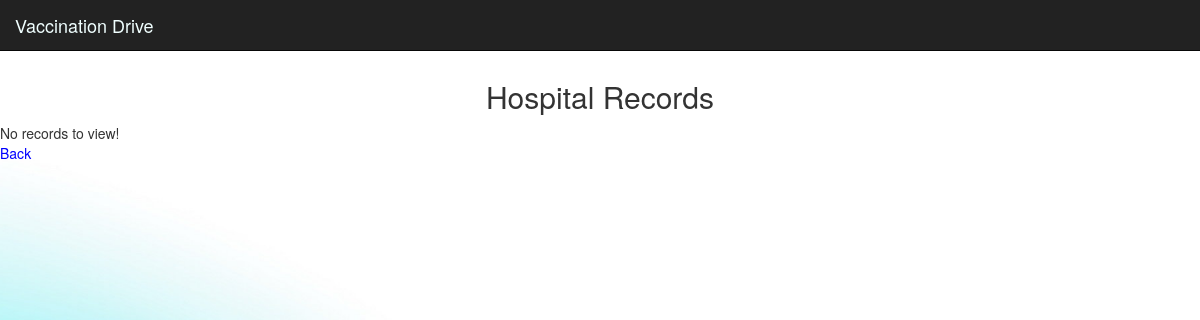
The app's page /view_all_hosp.php, older data.
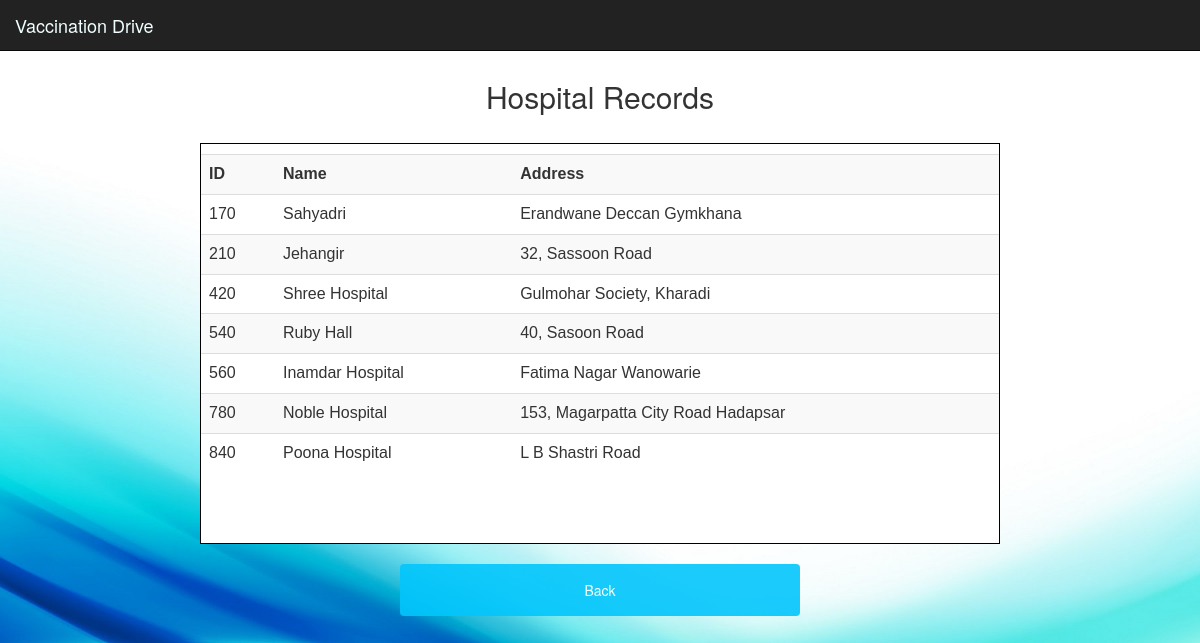
The same page, newer data.
### tables this page shows
create table Hospital(
    h_id int(10) primary key,
    h_name varchar(20) not null,
    address varchar(40) not null
);

### view_all_hosp.php (the view, shortened to what this page needs)
<?php
require 'includes/common.php';
?>
<!DOCTYPE html>
<html>
    <head>
        <link rel="stylesheet" href="https://maxcdn.bootstrapcdn.com/bootstrap/3.3.7/css/bootstrap.min.css" >
        <link rel="stylesheet" href="style.css">
    </head>
    <body  class="bg-img">
      <nav class="navbar navbar-inverse navbar-fixed-top">
        <div class="container-fluid">
          <div class="navbar-header">
              <a class="navbar-brand" href="index.php" style="color: azure;">Vaccination Drive</a>
          </div>
        </div>
      </nav>
        <div>
        <br>
        <br>
        <br>
        <center><h2>Hospital Records</h2></center>
        <?php
        $selectq="SELECT * FROM hospital";
        $selectq_result= mysqli_query($con, $selectq) or die(mysqli_error($con));
        $num_rows= mysqli_num_rows($selectq_result);
        if($num_rows==0)
        {
            echo "No records to view!";
        ?>
        <br>
        <?php
            echo "<a href='hospitals.php' style='color: blue'>Back</a>";
        }
        else
        {
        ?>
        <br>
        <div class="container_form">
            <div class="table-responsive">
                <center>
                    <table class="table table-striped">
                        <tbody>
                            <tr>
                                <th>ID</th>
                                <th>Name</th>
                                <th>Address</th>
                            </tr>
                            <?php
                             while ($row = mysqli_fetch_array($selectq_result))
                            {
                                 echo "<tr> <td>".$row['h_id']."</td> <td>".$row['h_name']."</td> <td>".$row['address']."</td></tr>";
                            }
                            ?>
                        </tbody>
                    </table>
                </center>
            </div>
        </div>
        <br>
        <div class="btn_style">
            <a class="btn btn-dark" href="hospitals.php" role="button">Back</a>
        </div>
        <?php
        }
        ?>
      </div>
    </body>
</html>

Row changes from the older to the newer data that the page shows:
added hospital: h_id "170", h_name "Sahyadri", address "Erandwane Deccan Gymkhana"
added hospital: h_id "210", h_name "Jehangir", address "32, Sassoon Road"
added hospital: h_id "420", h_name "Shree Hospital", address "Gulmohar Society, Kharadi"
added hospital: h_id "540", h_name "Ruby Hall", address "40, Sasoon Road"
added hospital: h_id "560", h_name "Inamdar Hospital", address "Fatima Nagar Wanowarie"
added hospital: h_id "780", h_name "Noble Hospital", address "153, Magarpatta City Road Hadapsar"
added hospital: h_id "840", h_name "Poona Hospital", address "L B Shastri Road"
Text that changed along with them:
text no longer shown: "No records to view!"
text now shown: "ID Name Address"
